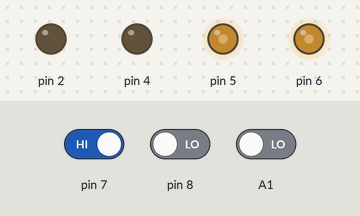
A sketch run on a simulated Arduino Uno, built with avr-gcc and run on an emulated ATmega328P. On the bench: output pins drawn as LEDs (lit = HIGH). Inputs (shaded band) come from the test bench; at power-on: pin 8 LOW, pin 7 HIGH, A1 LOW.

Above: at 1.2 s.
1.3 s: pin 8 driven HIGH
At 2.3 s:
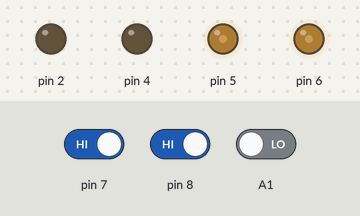
2.8 s: pin 7 driven LOW
At 3.5 s:
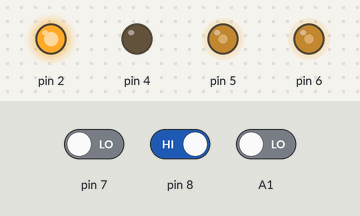
4.3 s: A1 driven HIGH
At 4.6 s:
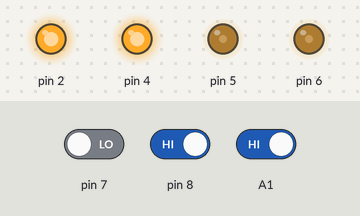
5.8 s: pin 7 driven HIGH
At 7.0 s:
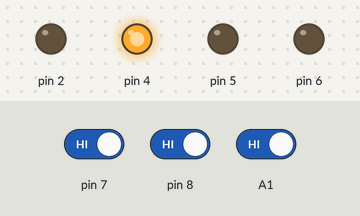
7.3 s: A1 driven LOW
At 8.1 s:
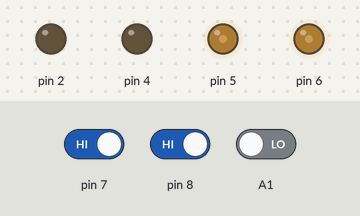
Timing chart, 0 to 9.8 s (numbered marks = the images above; inputs shaded):
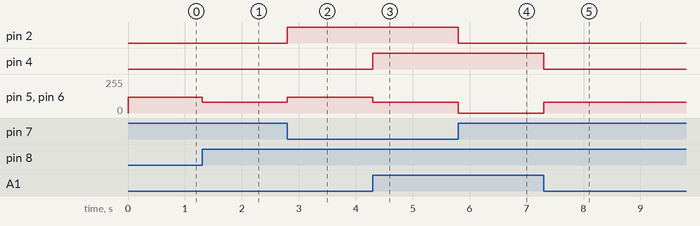

Measured:
- after the input at 1.3 s, pin 5, pin 6: 120/255 → 80/255 at once
- after the input at 2.8 s, pin 2: LOW → HIGH at once; pin 5, pin 6: 80/255 → 120/255 at once
- after the input at 4.3 s, pin 4: LOW → HIGH at once; pin 5, pin 6: 120/255 → 80/255 at once
- after the input at 5.8 s, pin 2: HIGH → LOW at once; pin 5, pin 6: 80/255 → 0/255 at once
- after the input at 7.3 s, pin 4: HIGH → LOW at once; pin 5, pin 6: 0/255 → 80/255 at once

The sketch:

Test_2_Line_Tracking_Smart_Car.ino
```cpp
 int Left_Tra_Value;
 int Center_Tra_Value;
 int Right_Tra_Value;
 int Black_Line;

void setup(){
  Left_Tra_Value = 1;
  Center_Tra_Value = 1;
  Right_Tra_Value = 1;
  Black_Line = 1;
  pinMode(7, INPUT);
  pinMode(8, INPUT);
  pinMode(A1, INPUT);
  pinMode(2, OUTPUT);
  pinMode(5, OUTPUT);
  pinMode(4, OUTPUT);
  pinMode(6, OUTPUT);
}

void loop(){
  Left_Tra_Value = digitalRead(7);
  Center_Tra_Value = digitalRead(8);
  Right_Tra_Value = digitalRead(A1);
  if (Left_Tra_Value != Black_Line && (Center_Tra_Value == Black_Line && Right_Tra_Value != Black_Line)) {
    Move_Forward(120);

  } else if (Left_Tra_Value == Black_Line && (Center_Tra_Value == Black_Line && Right_Tra_Value != Black_Line)) {
    Rotate_Left(80);
  } else if (Left_Tra_Value == Black_Line && (Center_Tra_Value != Black_Line && Right_Tra_Value != Black_Line)) {
    Rotate_Left(120);
  } else if (Left_Tra_Value != Black_Line && (Center_Tra_Value != Black_Line && Right_Tra_Value == Black_Line)) {
    Rotate_Right(120);
  } else if (Left_Tra_Value != Black_Line && (Center_Tra_Value == Black_Line && Right_Tra_Value == Black_Line)) {
    Rotate_Right(80);
  } else if (Left_Tra_Value == Black_Line && (Center_Tra_Value == Black_Line && Right_Tra_Value == Black_Line)) {
    Stop();
  }

}


void Move_Forward(int speed) {
  digitalWrite(2,HIGH);
  analogWrite(5,speed);
  digitalWrite(4,LOW);
  analogWrite(6,speed);
}

void Stop() {
  digitalWrite(2,LOW);
  analogWrite(5,0);
  digitalWrite(4,HIGH);
  analogWrite(6,0);
}

void Move_Backward(int speed) {
  digitalWrite(2,LOW);
  analogWrite(5,speed);
  digitalWrite(4,HIGH);
  analogWrite(6,speed);
}

void Rotate_Right(int speed) {
  digitalWrite(2,HIGH);
  analogWrite(5,speed);
  digitalWrite(4,HIGH);
  analogWrite(6,speed);
}

void Rotate_Left(int speed) {
  digitalWrite(2,LOW);
  analogWrite(5,speed);
  digitalWrite(4,LOW);
  analogWrite(6,speed);
}
```
